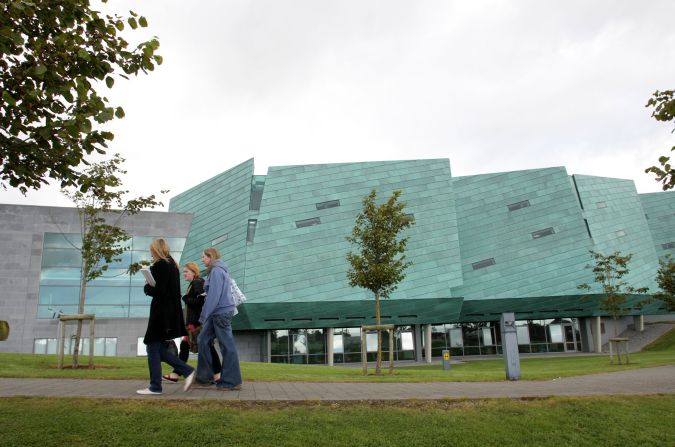
#> input picture Lab8/ATU.jpg, 675 x 447 px
$ python threshold_sobel_image_loop.py
#> lines starting #> are read from the running program, lines starting #| are printed output that depends on the picture
import cv2
import numpy as np
import matplotlib.pyplot as plt

def edge_detector(image_path, threshold):
    # Read the image in grayscale
#> called with image_path = 'ATU.jpg', threshold = 0
    img = cv2.imread(image_path, cv2.IMREAD_GRAYSCALE)
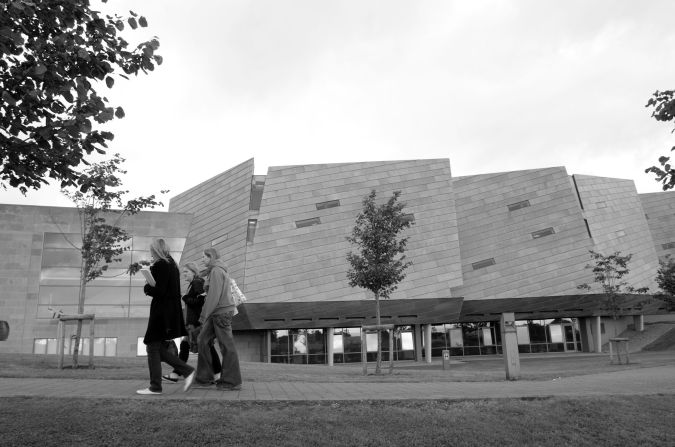
#> img: shape (447, 675); min 0, max 255, mean 154.2

    # Define Sobel filters for horizontal and vertical edges
    sobel_x = np.array([[-1, 0, 1], [-2, 0, 2], [-1, 0, 1]])
    sobel_y = np.array([[-1, -2, -1], [0, 0, 0], [1, 2, 1]])

    # Convolve the image with the Sobel filters
    edges_x = cv2.filter2D(img, -1, sobel_x)
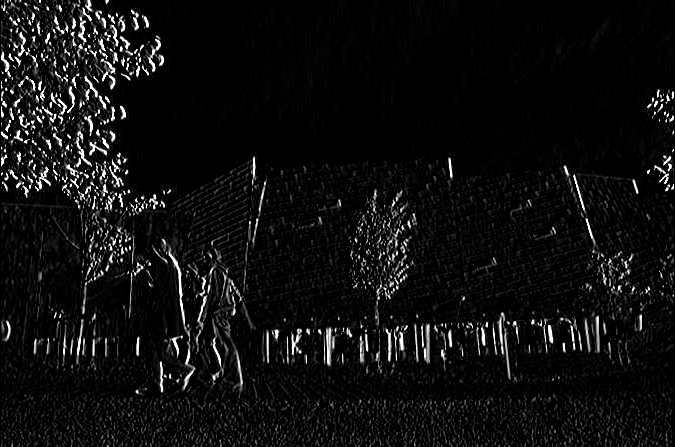
#> edges_x: shape (447, 675); min 0, max 255, mean 14.8
    edges_y = cv2.filter2D(img, -1, sobel_y)
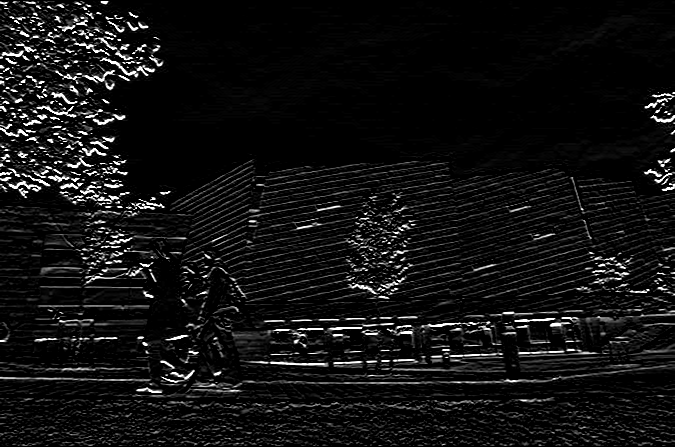
#> edges_y: shape (447, 675); min 0, max 255, mean 17.9

    # Compute the gradient magnitude
    gradient_magnitude = np.sqrt(edges_x**2 + edges_y**2)
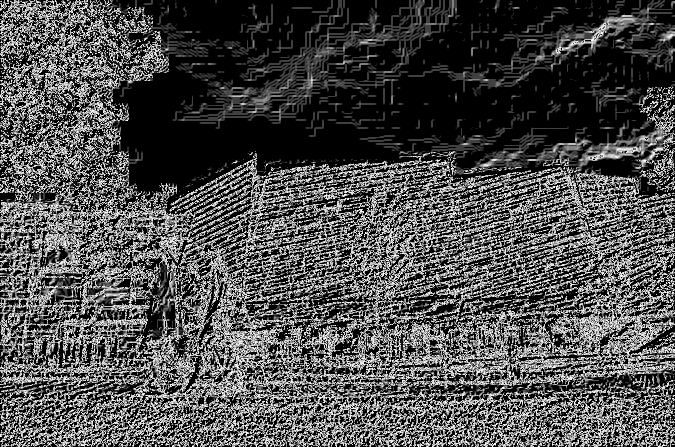
#> gradient_magnitude: shape (447, 675) float16; min 0, max 15.81, mean 4.82; drawn with min black and max white

    # Apply thresholding
    thresholded_image = np.where(gradient_magnitude < threshold, 0, 1)
#> thresholded_image: shape (447, 675) int64; every value is 1

    plt.imshow(thresholded_image)

    plt.show()

# Visualize results for different thresholds
thresholds = [0, 1, 2, 3, 4, 5, 6, 7, 8, 9, 10]

for threshold in thresholds:
    edge_detector('ATU.jpg', threshold)
